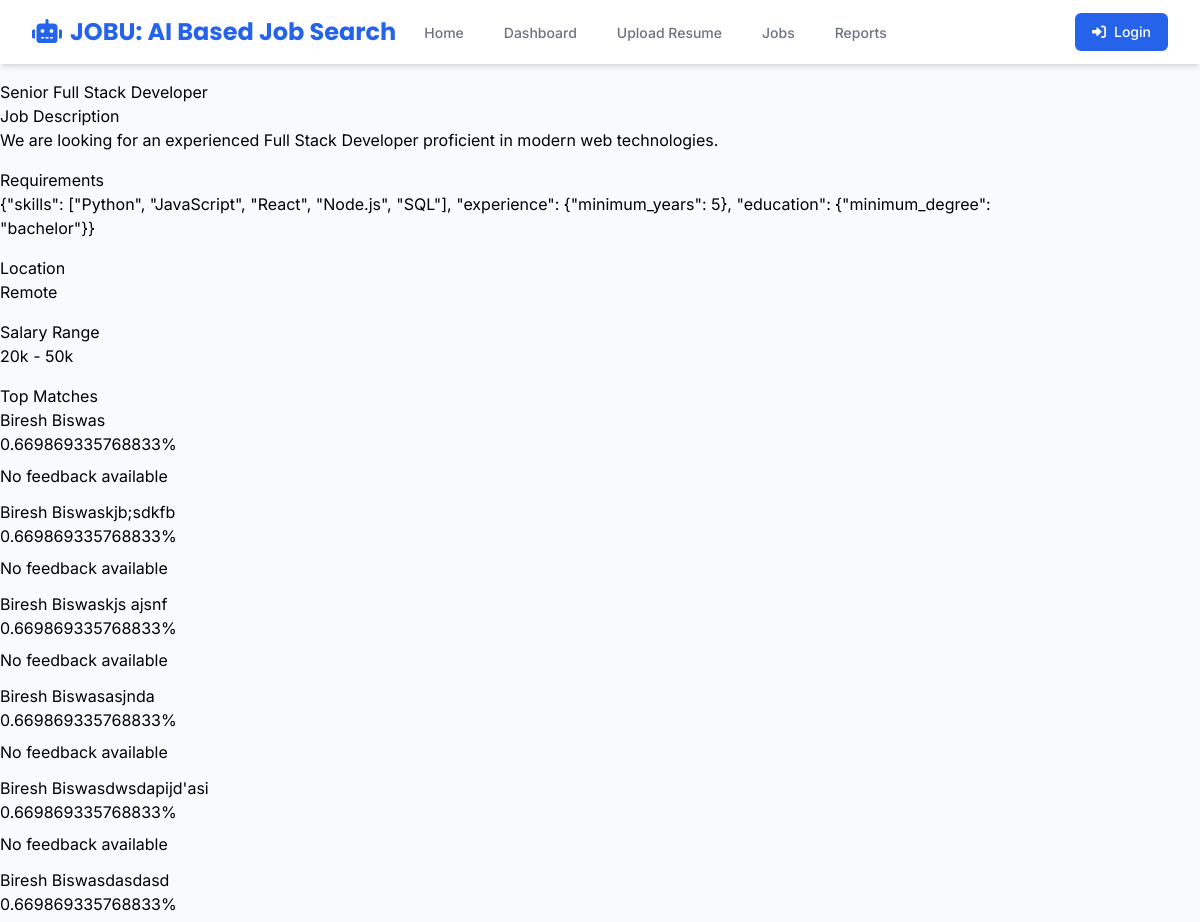
Page /jobs/2 (upper part) on the earlier database version.
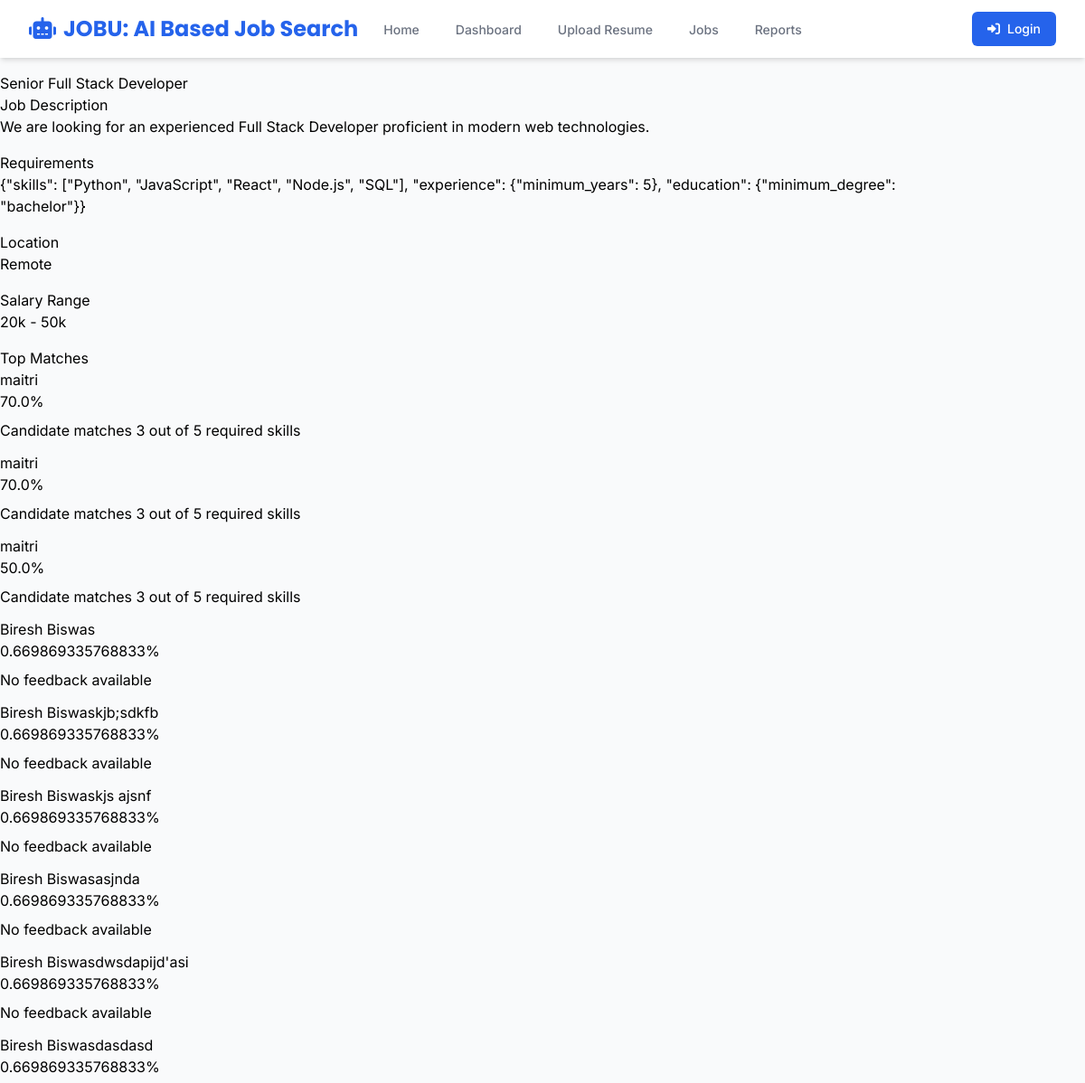
Same page on the later database version.
### models.py (models this page shows)
class JobPosting(db.Model):
    __tablename__ = 'job_postings'
    id = db.Column(db.Integer, primary_key=True)
    title = db.Column(db.String(100), nullable=False)
    department = db.Column(db.String(50))
    location = db.Column(db.String(100))
    description = db.Column(db.Text)
    requirements = db.Column(JSONEncodedDict)  # Required skills, experience, etc.
    salary_range = db.Column(db.String(50))
    status = db.Column(db.String(20), default='active')
    created_at = db.Column(db.DateTime, default=datetime.utcnow)
    updated_at = db.Column(db.DateTime, default=datetime.utcnow, onupdate=datetime.utcnow)
    applications = db.relationship('Application', backref='job_posting', lazy=True)

class Application(db.Model):
    __tablename__ = 'applications'
    id = db.Column(db.Integer, primary_key=True)
    candidate_id = db.Column(db.Integer, db.ForeignKey('candidates.id'), nullable=False)
    job_posting_id = db.Column(db.Integer, db.ForeignKey('job_postings.id'), nullable=False)
    match_score = db.Column(db.Float)  # AI-generated match score
    status = db.Column(db.String(20), default='pending')  # pending, reviewed, shortlisted, rejected
    ai_feedback = db.Column(JSONEncodedDict)  # AI-generated feedback and analysis
    created_at = db.Column(db.DateTime, default=datetime.utcnow)
    updated_at = db.Column(db.DateTime, default=datetime.utcnow, onupdate=datetime.utcnow)

class Candidate(db.Model):
    __tablename__ = 'candidates'
    id = db.Column(db.Integer, primary_key=True)
    name = db.Column(db.String(100), nullable=False)
    email = db.Column(db.String(120), unique=True, nullable=False)
    phone = db.Column(db.String(20))
    resume_path = db.Column(db.String(255))
    skills = db.Column(JSONEncodedDict)
    experience = db.Column(JSONEncodedDict)
    education = db.Column(JSONEncodedDict)
    created_at = db.Column(db.DateTime, default=datetime.utcnow)
    updated_at = db.Column(db.DateTime, default=datetime.utcnow, onupdate=datetime.utcnow)
    applications = db.relationship('Application', backref='candidate', lazy=True)

### app.py (the view)
@app.route('/jobs/<int:job_id>')
def view_job(job_id):
    job = JobPosting.query.get_or_404(job_id)
    applications = Application.query.filter_by(job_posting_id=job_id)\
        .order_by(Application.match_score.desc()).all()
    matches = []
    for app in applications:
        candidate = Candidate.query.get(app.candidate_id)
        matches.append({
            'candidate': candidate,
            'match_score': app.match_score,
            'feedback': app.ai_feedback
        })
    return render_template('job_details.html',
                         job=job,
                         matches=matches)

### models.py (called while the page is built)
    def process_result_value(self, value, dialect):
        if value is None:
            return {}
        return json.loads(value)

### templates/job_details.html (shortened to what this page needs)
{% extends "base.html" %}
{% block content %}
<div class="container mt-4">
    <div class="row">
        <div class="col-md-8">
            <div class="card mb-4">
                <div class="card-header">
                    <h2>{{ job.title }}</h2>
                </div>
                <div class="card-body">
                    <h5 class="card-title">Job Description</h5>
                    <p class="card-text">{{ job.description }}</p>
                    <h5 class="card-title mt-4">Requirements</h5>
                    <p class="card-text">{{ job.requirements }}</p>
                    <h5 class="card-title mt-4">Location</h5>
                    <p class="card-text">{{ job.location }}</p>
                    <h5 class="card-title mt-4">Salary Range</h5>
                    <p class="card-text">{{ job.salary_range }}</p>
                </div>
            </div>
        </div>
        <div class="col-md-4">
            <div class="card">
                <div class="card-header">
                    <h4>Top Matches</h4>
                </div>
                <div class="card-body">
                    {% if matches %}
                        {% for match in matches %}
                            <div class="mb-3">
                                <h6>{{ match.candidate.name }}</h6>
                                <div class="progress mb-2">
                                    <div class="progress-bar" role="progressbar"
                                         style="width: {{ match.match_score }}%"
                                         aria-valuenow="{{ match.match_score }}"
                                         aria-valuemin="0"
                                         aria-valuemax="100">
                                        {{ match.match_score }}%
                                    </div>
                                </div>
                                <p class="small text-muted">
                                    {% if match.feedback is string %}
                                        {{ match.feedback }}
                                    {% else %}
                                        {{ match.feedback.get('summary', 'No feedback available') }}
                                    {% endif %}
                                </p>
                            </div>
                        {% endfor %}
                    {% else %}
                        <p class="text-muted">No matches found yet.</p>
                    {% endif %}
                </div>
            </div>
        </div>
    </div>
</div>
{% endblock %}

### templates/base.html (shortened to what this page needs)
<!DOCTYPE html>
<html lang="en">
<head>
    <script src="https://cdn.tailwindcss.com"></script>
    <link rel="stylesheet" href="https://cdnjs.cloudflare.com/ajax/libs/font-awesome/6.0.0-beta3/css/all.min.css">
</head>
<body class="font-body bg-gray-50 min-h-screen flex flex-col">
    <nav class="bg-white shadow-md">
        <div class="max-w-7xl mx-auto px-4 sm:px-6 lg:px-8">
            <div class="flex justify-between h-16">
                <div class="flex">
                    <div class="flex-shrink-0 flex items-center">
                        <a href="/" class="font-heading font-bold text-2xl text-blue-600">
                            <i class="fas fa-robot mr-2"></i>JOBU: AI Based Job Search
                        </a>
                    </div>
                    <div class="hidden sm:ml-6 sm:flex sm:space-x-8">
                        <a href="/" class="border-transparent text-gray-500 hover:border-blue-500 hover:text-gray-700 inline-flex items-center px-1 pt-1 border-b-2 text-sm font-medium">
                            Home
                        </a>
                        <a href="/dashboard" class="border-transparent text-gray-500 hover:border-blue-500 hover:text-gray-700 inline-flex items-center px-1 pt-1 border-b-2 text-sm font-medium">
                            Dashboard
                        </a>
                        <a href="/upload" class="border-transparent text-gray-500 hover:border-blue-500 hover:text-gray-700 inline-flex items-center px-1 pt-1 border-b-2 text-sm font-medium">
                            Upload Resume
                        </a>
                        <a href="/jobs" class="border-transparent text-gray-500 hover:border-blue-500 hover:text-gray-700 inline-flex items-center px-1 pt-1 border-b-2 text-sm font-medium">
                            Jobs
                        </a>
                        <a href="/report" class="border-transparent text-gray-500 hover:border-blue-500 hover:text-gray-700 inline-flex items-center px-1 pt-1 border-b-2 text-sm font-medium">
                            Reports
                        </a>
                    </div>
                </div>
                <div class="hidden sm:ml-6 sm:flex sm:items-center">
                    <a href="/login" class="inline-flex items-center px-4 py-2 border border-transparent text-sm font-medium rounded-md text-white bg-blue-600 hover:bg-blue-700 focus:outline-none focus:ring-2 focus:ring-offset-2 focus:ring-blue-500">
                        <i class="fas fa-sign-in-alt mr-2"></i>Login
                    </a>
                </div>
            </div>
        </div>
    </nav>
    <main class="flex-grow">
        {% block content %}{% endblock %}
    </main>
</body>
</html>

### templates/base.html (style rules this page uses)
.font-heading { font-family: 'Poppins', sans-serif; }
.font-body { font-family: 'Inter', sans-serif; }

Differences in the rows shown:
added Application: candidate.name "maitri", match_score "70.0", feedback.get "Candidate matches 3 out of 5 required skills"
added Application: candidate.name "maitri", match_score "70.0", feedback.get "Candidate matches 3 out of 5 required skills"
added Application: candidate.name "maitri", match_score "50.0", feedback.get "Candidate matches 3 out of 5 required skills"
